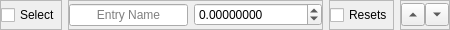
<?xml version="1.0" encoding="UTF-8"?>
<ui version="4.0">
 <class>FloatEntry</class>
 <widget class="QWidget" name="FloatEntry">
  <property name="geometry">
   <rect>
    <x>0</x>
    <y>0</y>
    <width>450</width>
    <height>30</height>
   </rect>
  </property>
  <property name="sizePolicy">
   <sizepolicy hsizetype="Expanding" vsizetype="Fixed">
    <horstretch>0</horstretch>
    <verstretch>0</verstretch>
   </sizepolicy>
  </property>
  <property name="minimumSize">
   <size>
    <width>0</width>
    <height>30</height>
   </size>
  </property>
  <property name="windowTitle">
   <string>Float</string>
  </property>
  <layout class="QHBoxLayout" name="horizontalLayout">
   <property name="leftMargin">
    <number>0</number>
   </property>
   <property name="topMargin">
    <number>0</number>
   </property>
   <property name="rightMargin">
    <number>0</number>
   </property>
   <property name="bottomMargin">
    <number>0</number>
   </property>
   <item>
    <widget class="QFrame" name="FrameSelection">
     <property name="frameShape">
      <enum>QFrame::Shape::StyledPanel</enum>
     </property>
     <property name="frameShadow">
      <enum>QFrame::Shadow::Raised</enum>
     </property>
     <layout class="QVBoxLayout" name="verticalLayout_3">
      <property name="leftMargin">
       <number>0</number>
      </property>
      <property name="topMargin">
       <number>0</number>
      </property>
      <property name="rightMargin">
       <number>0</number>
      </property>
      <property name="bottomMargin">
       <number>0</number>
      </property>
      <item>
       <widget class="QCheckBox" name="Select">
        <property name="text">
         <string>Select</string>
        </property>
       </widget>
      </item>
     </layout>
    </widget>
   </item>
   <item>
    <widget class="QFrame" name="FrameValue">
     <property name="frameShape">
      <enum>QFrame::Shape::StyledPanel</enum>
     </property>
     <property name="frameShadow">
      <enum>QFrame::Shadow::Raised</enum>
     </property>
     <layout class="QHBoxLayout" name="horizontalLayout_5">
      <property name="leftMargin">
       <number>0</number>
      </property>
      <property name="topMargin">
       <number>0</number>
      </property>
      <property name="rightMargin">
       <number>0</number>
      </property>
      <property name="bottomMargin">
       <number>0</number>
      </property>
      <item>
       <widget class="QLineEdit" name="ValueName">
        <property name="text">
         <string/>
        </property>
        <property name="alignment">
         <set>Qt::AlignmentFlag::AlignCenter</set>
        </property>
        <property name="placeholderText">
         <string>Entry Name</string>
        </property>
       </widget>
      </item>
      <item>
       <widget class="QDoubleSpinBox" name="Value">
        <property name="sizePolicy">
         <sizepolicy hsizetype="Expanding" vsizetype="Fixed">
          <horstretch>0</horstretch>
          <verstretch>0</verstretch>
         </sizepolicy>
        </property>
        <property name="decimals">
         <number>8</number>
        </property>
        <property name="minimum">
         <double>-179769313486231570814527423731704356798070567525844996598917476803157260780028538760589558632766878171540458953514382464234321326889464182768467546703537516986049910576551282076245490090389328944075868508455133942304583236903222948165808559332123348274797826204144723168738177180919299881250404026184124858368.000000000000000</double>
        </property>
        <property name="maximum">
         <double>179769313486231570814527423731704356798070567525844996598917476803157260780028538760589558632766878171540458953514382464234321326889464182768467546703537516986049910576551282076245490090389328944075868508455133942304583236903222948165808559332123348274797826204144723168738177180919299881250404026184124858368.000000000000000</double>
        </property>
       </widget>
      </item>
     </layout>
    </widget>
   </item>
   <item>
    <widget class="QFrame" name="FrameReset">
     <property name="frameShape">
      <enum>QFrame::Shape::StyledPanel</enum>
     </property>
     <property name="frameShadow">
      <enum>QFrame::Shadow::Raised</enum>
     </property>
     <layout class="QVBoxLayout" name="layoutReset">
      <property name="leftMargin">
       <number>0</number>
      </property>
      <property name="topMargin">
       <number>0</number>
      </property>
      <property name="rightMargin">
       <number>0</number>
      </property>
      <property name="bottomMargin">
       <number>0</number>
      </property>
      <item>
       <widget class="QCheckBox" name="Reset">
        <property name="toolTip">
         <string>Resets: at the end of every execution loop, this entry goes back to the value it had when the loop started</string>
        </property>
        <property name="text">
         <string>Resets</string>
        </property>
       </widget>
      </item>
     </layout>
    </widget>
   </item>
   <item>
    <widget class="QFrame" name="FrameOrder">
     <property name="frameShape">
      <enum>QFrame::Shape::StyledPanel</enum>
     </property>
     <property name="frameShadow">
      <enum>QFrame::Shadow::Raised</enum>
     </property>
     <layout class="QHBoxLayout" name="layoutOrder">
      <property name="spacing">
       <number>0</number>
      </property>
      <property name="leftMargin">
       <number>0</number>
      </property>
      <property name="topMargin">
       <number>0</number>
      </property>
      <property name="rightMargin">
       <number>0</number>
      </property>
      <property name="bottomMargin">
       <number>0</number>
      </property>
      <item>
       <widget class="QToolButton" name="MoveUp">
        <property name="toolTip">
         <string>Move this entry up in the list</string>
        </property>
        <property name="arrowType">
         <enum>Qt::ArrowType::UpArrow</enum>
        </property>
       </widget>
      </item>
      <item>
       <widget class="QToolButton" name="MoveDown">
        <property name="toolTip">
         <string>Move this entry down in the list</string>
        </property>
        <property name="arrowType">
         <enum>Qt::ArrowType::DownArrow</enum>
        </property>
       </widget>
      </item>
     </layout>
    </widget>
   </item>
  </layout>
 </widget>
 <resources/>
 <connections/>
</ui>
